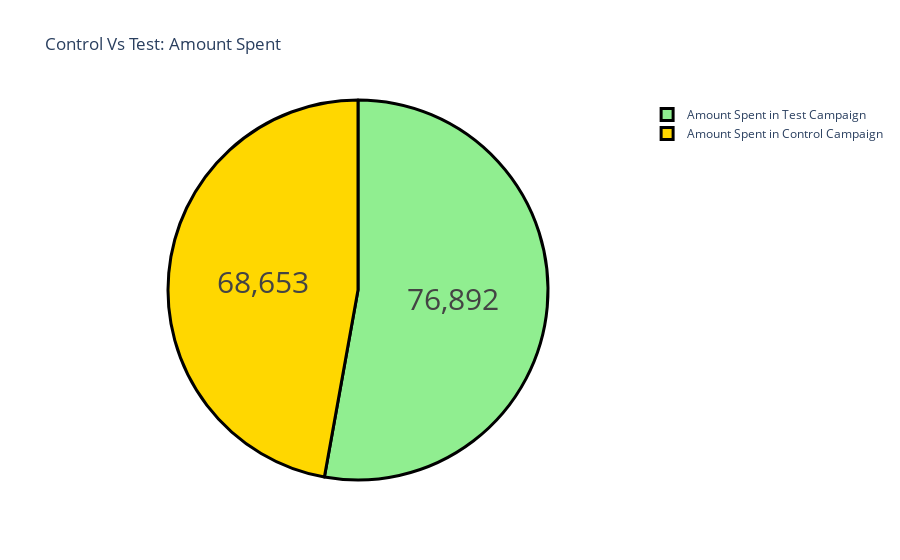

The notebook cell this image was saved under:
### Markdown cell above
Despite fewer clicks, the **control campaign** led to **more products being added to the cart**, highlighting better purchase intent.
 Now, *let’s compare the **spending** on both campaigns to see which delivered **better value for money**.*

### Code cell
label = ["Amount Spent in Control Campaign", 
         "Amount Spent in Test Campaign"]
counts = [sum(control_data["Amount Spent"]), 
          sum(test_data["Amount Spent"])]
colors = ['gold','lightgreen']
fig = go.Figure(data=[go.Pie(labels=label, values=counts)])
fig.update_layout(title_text='Control Vs Test: Amount Spent')
fig.update_traces(hoverinfo='label+percent', textinfo='value', 
                  textfont_size=30,
                  marker=dict(colors=colors, 
                              line=dict(color='black', width=3)))
fig.show()

### Figure 1 — Plotly figure (JSON) as saved in the notebook; plotly's stock layout.template omitted (floating-point values rounded to 4 significant figures)
{"data": [{"hoverinfo": "label+percent", "labels": ["Amount Spent in Control Campaign", "Amount Spent in Test Campaign"], "marker": {"colors": ["gold", "lightgreen"], "line": {"color": "black", "width": 3}}, "textfont": {"size": 30}, "textinfo": "value", "type": "pie", "values": [68653, 76892]}], "layout": {"autosize": true, "title": {"text": "Control Vs Test: Amount Spent"}}}
